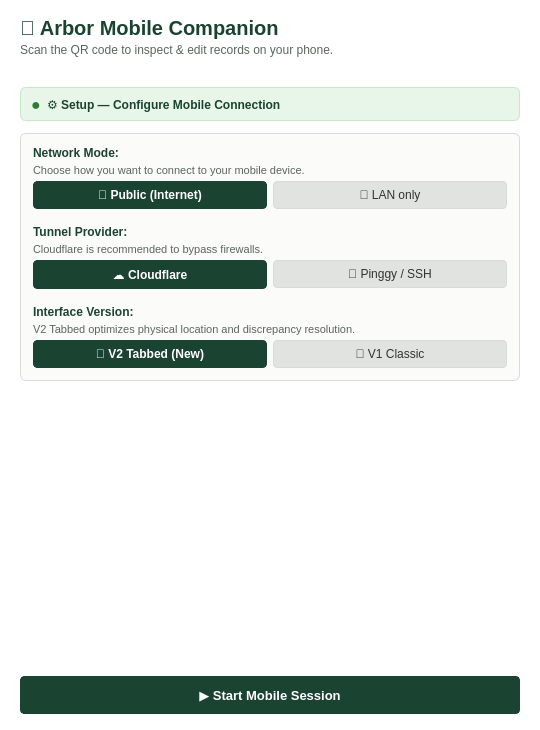
<?xml version="1.0" encoding="UTF-8"?>
<ui version="4.0">
 <class>MobileCompanionDialog</class>
 <widget class="QDialog" name="MobileCompanionDialog">
  <property name="geometry">
   <rect>
    <x>0</x>
    <y>0</y>
    <width>540</width>
    <height>730</height>
   </rect>
  </property>
  <property name="minimumSize">
   <size>
    <width>500</width>
    <height>690</height>
   </size>
  </property>
  <property name="windowTitle">
   <string>Arbor Mobile Companion</string>
  </property>
  <property name="styleSheet">
   <string notr="true">
    QDialog#MobileCompanionDialog {
      background-color: #ffffff;
    }
   </string>
  </property>
  <layout class="QVBoxLayout" name="main_layout">
   <property name="spacing">
    <number>10</number>
   </property>
   <property name="leftMargin">
    <number>20</number>
   </property>
   <property name="topMargin">
    <number>16</number>
   </property>
   <property name="rightMargin">
    <number>20</number>
   </property>
   <property name="bottomMargin">
    <number>16</number>
   </property>
   <item>
    <widget class="QFrame" name="frame_header">
     <property name="styleSheet">
      <string notr="true">background-color: #ffffff; border: none;</string>
     </property>
     <property name="frameShape">
      <enum>QFrame::NoFrame</enum>
     </property>
     <layout class="QVBoxLayout" name="header_layout">
      <property name="spacing">
       <number>3</number>
      </property>
      <property name="leftMargin">
       <number>0</number>
      </property>
      <property name="topMargin">
       <number>0</number>
      </property>
      <property name="rightMargin">
       <number>0</number>
      </property>
      <property name="bottomMargin">
       <number>4</number>
      </property>
      <item>
       <widget class="QLabel" name="lbl_header_title">
        <property name="font">
         <font>
          <family>Segoe UI</family>
          <pointsize>15</pointsize>
          <bold>true</bold>
         </font>
        </property>
        <property name="styleSheet">
         <string notr="true">color: #1b4332;</string>
        </property>
        <property name="text">
         <string>📱 Arbor Mobile Companion</string>
        </property>
       </widget>
      </item>
      <item>
       <widget class="QLabel" name="lbl_header_subtitle">
        <property name="font">
         <font>
          <family>Segoe UI</family>
          <pointsize>9</pointsize>
         </font>
        </property>
        <property name="styleSheet">
         <string notr="true">color: #5a655e;</string>
        </property>
        <property name="text">
         <string>Scan the QR code to inspect &amp; edit records on your phone.</string>
        </property>
       </widget>
      </item>
      <item>
       <widget class="QLabel" name="lbl_db_info">
        <property name="font">
         <font>
          <family>Segoe UI</family>
          <pointsize>8</pointsize>
          <italic>true</italic>
         </font>
        </property>
        <property name="styleSheet">
         <string notr="true">color: #5a655e;</string>
        </property>
        <property name="text">
         <string/>
        </property>
       </widget>
      </item>
     </layout>
    </widget>
   </item>
   <item>
    <widget class="QStackedWidget" name="stacked_pages">
     <property name="currentIndex">
      <number>0</number>
     </property>
     <!-- PAGE 0: SETUP SCREEN -->
     <widget class="QWidget" name="page_setup">
      <layout class="QVBoxLayout" name="setup_layout">
       <property name="spacing">
        <number>12</number>
       </property>
       <property name="leftMargin">
        <number>0</number>
       </property>
       <property name="topMargin">
        <number>0</number>
       </property>
       <property name="rightMargin">
        <number>0</number>
       </property>
       <property name="bottomMargin">
        <number>0</number>
       </property>
       <item>
        <widget class="QFrame" name="frame_setup_status">
         <property name="styleSheet">
          <string notr="true">
           QFrame#frame_setup_status {
             background-color: #e8f5e9;
             border: 1px solid #c8e6c9;
             border-radius: 6px;
           }
          </string>
         </property>
         <layout class="QHBoxLayout" name="setup_status_layout">
          <property name="leftMargin">
           <number>10</number>
          </property>
          <property name="topMargin">
           <number>6</number>
          </property>
          <property name="rightMargin">
           <number>10</number>
          </property>
          <property name="bottomMargin">
           <number>6</number>
          </property>
          <item>
           <widget class="QLabel" name="lbl_setup_status_dot">
            <property name="font">
             <font>
              <family>Segoe UI</family>
              <pointsize>12</pointsize>
              <bold>true</bold>
             </font>
            </property>
            <property name="styleSheet">
             <string notr="true">color: #2e7d32; border: none;</string>
            </property>
            <property name="text">
             <string>●</string>
            </property>
           </widget>
          </item>
          <item>
           <widget class="QLabel" name="lbl_setup_status_text">
            <property name="font">
             <font>
              <family>Segoe UI</family>
              <pointsize>9</pointsize>
              <bold>true</bold>
             </font>
            </property>
            <property name="styleSheet">
             <string notr="true">color: #1b4332; border: none;</string>
            </property>
            <property name="text">
             <string>⚙️ Setup — Configure Mobile Connection</string>
            </property>
           </widget>
          </item>
          <item>
           <spacer name="spacer_setup_status">
            <property name="orientation">
             <enum>Qt::Horizontal</enum>
            </property>
            <property name="sizeHint" stdset="0">
             <size>
              <width>40</width>
              <height>20</height>
             </size>
            </property>
           </spacer>
          </item>
         </layout>
        </widget>
       </item>
       <item>
        <widget class="QFrame" name="frame_setup_card">
         <property name="styleSheet">
          <string notr="true">
           QFrame#frame_setup_card {
             background-color: #fbfbf9;
             border: 1px solid #dadada;
             border-radius: 6px;
           }
          </string>
         </property>
         <layout class="QVBoxLayout" name="setup_card_layout">
          <property name="spacing">
           <number>12</number>
          </property>
          <property name="leftMargin">
           <number>12</number>
          </property>
          <property name="topMargin">
           <number>12</number>
          </property>
          <property name="rightMargin">
           <number>12</number>
          </property>
          <property name="bottomMargin">
           <number>12</number>
          </property>
          <!-- Network Mode Section -->
          <item>
           <layout class="QVBoxLayout" name="layout_net_section">
            <property name="spacing">
             <number>4</number>
            </property>
            <item>
             <widget class="QLabel" name="lbl_network_title">
              <property name="font">
               <font>
                <family>Segoe UI</family>
                <pointsize>9</pointsize>
                <bold>true</bold>
               </font>
              </property>
              <property name="styleSheet">
               <string notr="true">color: #1b4332; border: none;</string>
              </property>
              <property name="text">
               <string>Network Mode:</string>
              </property>
             </widget>
            </item>
            <item>
             <widget class="QLabel" name="lbl_network_desc">
              <property name="font">
               <font>
                <family>Segoe UI</family>
                <pointsize>8</pointsize>
               </font>
              </property>
              <property name="styleSheet">
               <string notr="true">color: #5a655e; border: none;</string>
              </property>
              <property name="text">
               <string>Choose how you want to connect to your mobile device.</string>
              </property>
             </widget>
            </item>
            <item>
             <layout class="QHBoxLayout" name="layout_net_btns">
              <property name="spacing">
               <number>6</number>
              </property>
              <item>
               <widget class="QPushButton" name="btn_net_public">
                <property name="cursor">
                 <cursorShape>PointingHandCursor</cursorShape>
                </property>
                <property name="font">
                 <font>
                  <family>Segoe UI</family>
                  <pointsize>9</pointsize>
                  <bold>true</bold>
                 </font>
                </property>
                <property name="styleSheet">
                 <string notr="true">
                  QPushButton {
                    background-color: #1b4332;
                    color: #ffffff;
                    border: 1px solid #1b4332;
                    border-radius: 4px;
                    padding: 6px 12px;
                  }
                  QPushButton:hover {
                    background-color: #265e47;
                  }
                  QPushButton:checked {
                    background-color: #1b4332;
                    color: #ffffff;
                  }
                 </string>
                </property>
                <property name="text">
                 <string>🌐 Public (Internet)</string>
                </property>
                <property name="checkable">
                 <bool>true</bool>
                </property>
                <property name="checked">
                 <bool>true</bool>
                </property>
               </widget>
              </item>
              <item>
               <widget class="QPushButton" name="btn_net_local">
                <property name="cursor">
                 <cursorShape>PointingHandCursor</cursorShape>
                </property>
                <property name="font">
                 <font>
                  <family>Segoe UI</family>
                  <pointsize>9</pointsize>
                 </font>
                </property>
                <property name="styleSheet">
                 <string notr="true">
                  QPushButton {
                    background-color: #e0e3df;
                    color: #333333;
                    border: 1px solid #dadada;
                    border-radius: 4px;
                    padding: 6px 12px;
                  }
                  QPushButton:hover {
                    background-color: #d2d6d0;
                  }
                  QPushButton:checked {
                    background-color: #1b4332;
                    color: #ffffff;
                    border-color: #1b4332;
                  }
                 </string>
                </property>
                <property name="text">
                 <string>📶 LAN only</string>
                </property>
                <property name="checkable">
                 <bool>true</bool>
                </property>
               </widget>
              </item>
             </layout>
            </item>
           </layout>
          </item>
          <!-- Tunnel Provider Section -->
          <item>
           <widget class="QFrame" name="frame_provider">
            <property name="styleSheet">
             <string notr="true">background: transparent; border: none;</string>
            </property>
            <layout class="QVBoxLayout" name="layout_prov_section">
             <property name="spacing">
              <number>4</number>
             </property>
             <property name="leftMargin">
              <number>0</number>
             </property>
             <property name="topMargin">
              <number>4</number>
             </property>
             <property name="rightMargin">
              <number>0</number>
             </property>
             <property name="bottomMargin">
              <number>0</number>
             </property>
             <item>
              <widget class="QLabel" name="lbl_prov_title">
               <property name="font">
                <font>
                 <family>Segoe UI</family>
                 <pointsize>9</pointsize>
                 <bold>true</bold>
                </font>
               </property>
               <property name="styleSheet">
                <string notr="true">color: #1b4332; border: none;</string>
               </property>
               <property name="text">
                <string>Tunnel Provider:</string>
               </property>
              </widget>
             </item>
             <item>
              <widget class="QLabel" name="lbl_prov_desc">
               <property name="font">
                <font>
                 <family>Segoe UI</family>
                 <pointsize>8</pointsize>
                </font>
               </property>
               <property name="styleSheet">
                <string notr="true">color: #5a655e; border: none;</string>
               </property>
               <property name="text">
                <string>Cloudflare is recommended to bypass firewalls.</string>
               </property>
              </widget>
             </item>
             <item>
              <layout class="QHBoxLayout" name="layout_prov_btns">
               <property name="spacing">
                <number>6</number>
               </property>
               <item>
                <widget class="QPushButton" name="btn_prov_cf">
                 <property name="cursor">
                  <cursorShape>PointingHandCursor</cursorShape>
                 </property>
                 <property name="font">
                  <font>
                   <family>Segoe UI</family>
                   <pointsize>9</pointsize>
                   <bold>true</bold>
                  </font>
                 </property>
                 <property name="styleSheet">
                  <string notr="true">
                   QPushButton {
                     background-color: #1b4332;
                     color: #ffffff;
                     border: 1px solid #1b4332;
                     border-radius: 4px;
                     padding: 6px 12px;
                   }
                   QPushButton:hover {
                     background-color: #265e47;
                   }
                   QPushButton:checked {
                     background-color: #1b4332;
                     color: #ffffff;
                   }
                  </string>
                 </property>
                 <property name="text">
                  <string>☁️ Cloudflare</string>
                 </property>
                 <property name="checkable">
                  <bool>true</bool>
                 </property>
                 <property name="checked">
                  <bool>true</bool>
                 </property>
                </widget>
               </item>
               <item>
                <widget class="QPushButton" name="btn_prov_pinggy">
                 <property name="cursor">
                  <cursorShape>PointingHandCursor</cursorShape>
                 </property>
                 <property name="font">
                  <font>
                   <family>Segoe UI</family>
                   <pointsize>9</pointsize>
                  </font>
                 </property>
                 <property name="styleSheet">
                  <string notr="true">
                   QPushButton {
                     background-color: #e0e3df;
                     color: #333333;
                     border: 1px solid #dadada;
                     border-radius: 4px;
                     padding: 6px 12px;
                   }
                   QPushButton:hover {
                     background-color: #d2d6d0;
                   }
                   QPushButton:checked {
                     background-color: #1b4332;
                     color: #ffffff;
                     border-color: #1b4332;
                   }
                  </string>
                 </property>
                 <property name="text">
                  <string>🏓 Pinggy / SSH</string>
                 </property>
                 <property name="checkable">
                  <bool>true</bool>
                 </property>
                </widget>
               </item>
              </layout>
             </item>
            </layout>
           </widget>
          </item>
          <!-- Interface Version Section -->
          <item>
           <widget class="QFrame" name="frame_version">
            <property name="styleSheet">
             <string notr="true">background: transparent; border: none;</string>
            </property>
            <layout class="QVBoxLayout" name="layout_ver_section">
             <property name="spacing">
              <number>4</number>
             </property>
             <property name="leftMargin">
              <number>0</number>
             </property>
             <property name="topMargin">
              <number>4</number>
             </property>
             <property name="rightMargin">
              <number>0</number>
             </property>
             <property name="bottomMargin">
              <number>0</number>
             </property>
             <item>
              <widget class="QLabel" name="lbl_ver_title">
               <property name="font">
                <font>
                 <family>Segoe UI</family>
                 <pointsize>9</pointsize>
                 <bold>true</bold>
                </font>
               </property>
               <property name="styleSheet">
                <string notr="true">color: #1b4332; border: none;</string>
               </property>
               <property name="text">
                <string>Interface Version:</string>
               </property>
              </widget>
             </item>
             <item>
              <widget class="QLabel" name="lbl_ver_desc">
               <property name="font">
                <font>
                 <family>Segoe UI</family>
                 <pointsize>8</pointsize>
                </font>
               </property>
               <property name="styleSheet">
                <string notr="true">color: #5a655e; border: none;</string>
               </property>
               <property name="text">
                <string>V2 Tabbed optimizes physical location and discrepancy resolution.</string>
               </property>
              </widget>
             </item>
             <item>
              <layout class="QHBoxLayout" name="layout_ver_btns">
               <property name="spacing">
                <number>6</number>
               </property>
               <item>
                <widget class="QPushButton" name="btn_ver_v2">
                 <property name="cursor">
                  <cursorShape>PointingHandCursor</cursorShape>
                 </property>
                 <property name="font">
                  <font>
                   <family>Segoe UI</family>
                   <pointsize>9</pointsize>
                   <bold>true</bold>
                  </font>
                 </property>
                 <property name="styleSheet">
                  <string notr="true">
                   QPushButton {
                     background-color: #1b4332;
                     color: #ffffff;
                     border: 1px solid #1b4332;
                     border-radius: 4px;
                     padding: 6px 12px;
                   }
                   QPushButton:hover {
                     background-color: #265e47;
                   }
                   QPushButton:checked {
                     background-color: #1b4332;
                     color: #ffffff;
                   }
                  </string>
                 </property>
                 <property name="text">
                  <string>📑 V2 Tabbed (New)</string>
                 </property>
                 <property name="checkable">
                  <bool>true</bool>
                 </property>
                 <property name="checked">
                  <bool>true</bool>
                 </property>
                </widget>
               </item>
               <item>
                <widget class="QPushButton" name="btn_ver_v1">
                 <property name="cursor">
                  <cursorShape>PointingHandCursor</cursorShape>
                 </property>
                 <property name="font">
                  <font>
                   <family>Segoe UI</family>
                   <pointsize>9</pointsize>
                  </font>
                 </property>
                 <property name="styleSheet">
                  <string notr="true">
                   QPushButton {
                     background-color: #e0e3df;
                     color: #333333;
                     border: 1px solid #dadada;
                     border-radius: 4px;
                     padding: 6px 12px;
                   }
                   QPushButton:hover {
                     background-color: #d2d6d0;
                   }
                   QPushButton:checked {
                     background-color: #1b4332;
                     color: #ffffff;
                     border-color: #1b4332;
                   }
                  </string>
                 </property>
                 <property name="text">
                  <string>📄 V1 Classic</string>
                 </property>
                 <property name="checkable">
                  <bool>true</bool>
                 </property>
                </widget>
               </item>
              </layout>
             </item>
            </layout>
           </widget>
          </item>
         </layout>
        </widget>
       </item>
       <item>
        <spacer name="spacer_setup_bottom">
         <property name="orientation">
          <enum>Qt::Vertical</enum>
         </property>
         <property name="sizeHint" stdset="0">
          <size>
           <width>20</width>
           <height>40</height>
          </size>
         </property>
        </spacer>
       </item>
       <item>
        <widget class="QPushButton" name="btn_start_session">
         <property name="minimumSize">
          <size>
           <width>0</width>
           <height>38</height>
          </size>
         </property>
         <property name="cursor">
          <cursorShape>PointingHandCursor</cursorShape>
         </property>
         <property name="font">
          <font>
           <family>Segoe UI</family>
           <pointsize>10</pointsize>
           <bold>true</bold>
          </font>
         </property>
         <property name="styleSheet">
          <string notr="true">
           QPushButton {
             background-color: #1b4332;
             color: #ffffff;
             border: 1px solid #1b4332;
             border-radius: 4px;
             padding: 8px 16px;
           }
           QPushButton:hover {
             background-color: #265e47;
           }
          </string>
         </property>
         <property name="text">
          <string>▶ Start Mobile Session</string>
         </property>
        </widget>
       </item>
      </layout>
     </widget>
     <!-- PAGE 1: ACTIVE SESSION SCREEN -->
     <widget class="QWidget" name="page_active">
      <layout class="QVBoxLayout" name="active_layout">
       <property name="spacing">
        <number>10</number>
       </property>
       <property name="leftMargin">
        <number>0</number>
       </property>
       <property name="topMargin">
        <number>0</number>
       </property>
       <property name="rightMargin">
        <number>0</number>
       </property>
       <property name="bottomMargin">
        <number>0</number>
       </property>
       <!-- Active Status Bar -->
       <item>
        <widget class="QFrame" name="frame_status_bar">
         <property name="styleSheet">
          <string notr="true">
           QFrame#frame_status_bar {
             background-color: #e8f5e9;
             border: 1px solid #c8e6c9;
             border-radius: 6px;
           }
          </string>
         </property>
         <layout class="QHBoxLayout" name="status_bar_layout">
          <property name="leftMargin">
           <number>10</number>
          </property>
          <property name="topMargin">
           <number>6</number>
          </property>
          <property name="rightMargin">
           <number>10</number>
          </property>
          <property name="bottomMargin">
           <number>6</number>
          </property>
          <item>
           <widget class="QLabel" name="lbl_status_dot">
            <property name="font">
             <font>
              <family>Segoe UI</family>
              <pointsize>12</pointsize>
              <bold>true</bold>
             </font>
            </property>
            <property name="styleSheet">
             <string notr="true">color: #2e7d32; border: none;</string>
            </property>
            <property name="text">
             <string>●</string>
            </property>
           </widget>
          </item>
          <item>
           <widget class="QLabel" name="lbl_status_text">
            <property name="font">
             <font>
              <family>Segoe UI</family>
              <pointsize>9</pointsize>
              <bold>true</bold>
             </font>
            </property>
            <property name="styleSheet">
             <string notr="true">color: #1b4332; border: none;</string>
            </property>
            <property name="text">
             <string>🟢 Local Server Ready — Connecting public tunnel...</string>
            </property>
           </widget>
          </item>
          <item>
           <spacer name="spacer_active_status">
            <property name="orientation">
             <enum>Qt::Horizontal</enum>
            </property>
            <property name="sizeHint" stdset="0">
             <size>
              <width>40</width>
              <height>20</height>
             </size>
            </property>
           </spacer>
          </item>
          <item>
           <widget class="QLabel" name="lbl_client_badge">
            <property name="font">
             <font>
              <family>Segoe UI</family>
              <pointsize>9</pointsize>
             </font>
            </property>
            <property name="styleSheet">
             <string notr="true">color: #5a655e; border: none;</string>
            </property>
            <property name="text">
             <string>📱 Offline</string>
            </property>
           </widget>
          </item>
         </layout>
        </widget>
       </item>
       <!-- Middle Card: QR Code & Connection Info -->
       <item>
        <widget class="QFrame" name="frame_mid_card">
         <property name="styleSheet">
          <string notr="true">
           QFrame#frame_mid_card {
             background-color: #fbfbf9;
             border: 1px solid #dadada;
             border-radius: 6px;
           }
          </string>
         </property>
         <layout class="QHBoxLayout" name="mid_card_layout">
          <property name="spacing">
           <number>14</number>
          </property>
          <property name="leftMargin">
           <number>12</number>
          </property>
          <property name="topMargin">
           <number>12</number>
          </property>
          <property name="rightMargin">
           <number>12</number>
          </property>
          <property name="bottomMargin">
           <number>12</number>
          </property>
          <!-- QR Box -->
          <item>
           <widget class="QFrame" name="frame_qr_box">
            <property name="styleSheet">
             <string notr="true">
              QFrame#frame_qr_box {
                background-color: #ffffff;
                border: 1px solid #dadada;
                border-radius: 4px;
              }
             </string>
            </property>
            <layout class="QVBoxLayout" name="qr_box_layout">
             <property name="spacing">
              <number>4</number>
             </property>
             <property name="leftMargin">
              <number>6</number>
             </property>
             <property name="topMargin">
              <number>6</number>
             </property>
             <property name="rightMargin">
              <number>6</number>
             </property>
             <property name="bottomMargin">
              <number>6</number>
             </property>
             <item>
              <widget class="QLabel" name="lbl_qr_image">
               <property name="minimumSize">
                <size>
                 <width>160</width>
                 <height>160</height>
                </size>
               </property>
               <property name="styleSheet">
                <string notr="true">background-color: #ffffff; border: none;</string>
               </property>
               <property name="text">
                <string/>
               </property>
               <property name="alignment">
                <set>Qt::AlignCenter</set>
               </property>
              </widget>
             </item>
             <item>
              <layout class="QHBoxLayout" name="layout_qr_mode_btns">
               <property name="spacing">
                <number>4</number>
               </property>
               <item>
                <widget class="QPushButton" name="btn_qr_public">
                 <property name="cursor">
                  <cursorShape>PointingHandCursor</cursorShape>
                 </property>
                 <property name="font">
                  <font>
                   <family>Segoe UI</family>
                   <pointsize>7</pointsize>
                   <bold>true</bold>
                  </font>
                 </property>
                 <property name="styleSheet">
                  <string notr="true">
                   QPushButton {
                     background-color: #1b4332;
                     color: #ffffff;
                     border: 1px solid #1b4332;
                     border-radius: 3px;
                     padding: 3px 6px;
                   }
                   QPushButton:hover {
                     background-color: #265e47;
                   }
                   QPushButton:checked {
                     background-color: #1b4332;
                     color: #ffffff;
                   }
                  </string>
                 </property>
                 <property name="text">
                  <string>🌐 Public (Internet)</string>
                 </property>
                 <property name="checkable">
                  <bool>true</bool>
                 </property>
                 <property name="checked">
                  <bool>true</bool>
                 </property>
                </widget>
               </item>
               <item>
                <widget class="QPushButton" name="btn_qr_local">
                 <property name="cursor">
                  <cursorShape>PointingHandCursor</cursorShape>
                 </property>
                 <property name="font">
                  <font>
                   <family>Segoe UI</family>
                   <pointsize>7</pointsize>
                  </font>
                 </property>
                 <property name="styleSheet">
                  <string notr="true">
                   QPushButton {
                     background-color: #e0e3df;
                     color: #333333;
                     border: 1px solid #dadada;
                     border-radius: 3px;
                     padding: 3px 6px;
                   }
                   QPushButton:hover {
                     background-color: #d2d6d0;
                   }
                   QPushButton:checked {
                     background-color: #1b4332;
                     color: #ffffff;
                     border-color: #1b4332;
                   }
                  </string>
                 </property>
                 <property name="text">
                  <string>📶 LAN only</string>
                 </property>
                 <property name="checkable">
                  <bool>true</bool>
                 </property>
                </widget>
               </item>
              </layout>
             </item>
            </layout>
           </widget>
          </item>
          <!-- Connection Info Box -->
          <item>
           <widget class="QFrame" name="frame_info">
            <property name="styleSheet">
             <string notr="true">background: transparent; border: none;</string>
            </property>
            <layout class="QVBoxLayout" name="info_layout">
             <property name="spacing">
              <number>3</number>
             </property>
             <property name="leftMargin">
              <number>0</number>
             </property>
             <property name="topMargin">
              <number>0</number>
             </property>
             <property name="rightMargin">
              <number>0</number>
             </property>
             <property name="bottomMargin">
              <number>0</number>
             </property>
             <item>
              <widget class="QLabel" name="lbl_step1">
               <property name="font">
                <font>
                 <family>Segoe UI</family>
                 <pointsize>9</pointsize>
                 <bold>true</bold>
                </font>
               </property>
               <property name="styleSheet">
                <string notr="true">color: #1b4332; border: none;</string>
               </property>
               <property name="text">
                <string>1. Scan QR with phone camera</string>
               </property>
              </widget>
             </item>
             <item>
              <widget class="QLabel" name="lbl_step2">
               <property name="font">
                <font>
                 <family>Segoe UI</family>
                 <pointsize>8</pointsize>
                </font>
               </property>
               <property name="styleSheet">
                <string notr="true">color: #5a655e; border: none;</string>
               </property>
               <property name="text">
                <string>Or open this link on your phone:</string>
               </property>
              </widget>
             </item>
             <item>
              <widget class="QLineEdit" name="edit_url">
               <property name="font">
                <font>
                 <family>Consolas</family>
                 <pointsize>8</pointsize>
                </font>
               </property>
               <property name="styleSheet">
                <string notr="true">
                 QLineEdit {
                   background-color: #f2f5f1;
                   border: 1px solid #dadada;
                   border-radius: 3px;
                   padding: 3px 6px;
                   color: #2c302e;
                 }
                </string>
               </property>
               <property name="text">
                <string>Initializing...</string>
               </property>
               <property name="readOnly">
                <bool>true</bool>
               </property>
              </widget>
             </item>
             <item>
              <layout class="QHBoxLayout" name="layout_pin_row">
               <property name="spacing">
                <number>6</number>
               </property>
               <property name="topMargin">
                <number>3</number>
               </property>
               <property name="bottomMargin">
                <number>3</number>
               </property>
               <item>
                <widget class="QLabel" name="lbl_pin_title">
                 <property name="font">
                  <font>
                   <family>Segoe UI</family>
                   <pointsize>9</pointsize>
                   <bold>true</bold>
                  </font>
                 </property>
                 <property name="styleSheet">
                  <string notr="true">color: #1b4332; border: none;</string>
                 </property>
                 <property name="text">
                  <string>PIN:</string>
                 </property>
                </widget>
               </item>
               <item>
                <widget class="QLabel" name="lbl_pin_badge">
                 <property name="font">
                  <font>
                   <family>Consolas</family>
                   <pointsize>11</pointsize>
                   <bold>true</bold>
                  </font>
                 </property>
                 <property name="styleSheet">
                  <string notr="true">
                   background-color: #1b4332;
                   color: #ffffff;
                   border-radius: 3px;
                   padding: 2px 8px;
                  </string>
                 </property>
                 <property name="text">
                  <string>----</string>
                 </property>
                </widget>
               </item>
               <item>
                <spacer name="spacer_pin">
                 <property name="orientation">
                  <enum>Qt::Horizontal</enum>
                 </property>
                 <property name="sizeHint" stdset="0">
                  <size>
                   <width>40</width>
                   <height>20</height>
                  </size>
                 </property>
                </spacer>
               </item>
              </layout>
             </item>
             <item>
              <widget class="QLabel" name="lbl_tunnel_status">
               <property name="font">
                <font>
                 <family>Segoe UI</family>
                 <pointsize>8</pointsize>
                 <italic>true</italic>
                </font>
               </property>
               <property name="styleSheet">
                <string notr="true">color: #d97706; border: none;</string>
               </property>
               <property name="text">
                <string>Tunnel: Establishing...</string>
               </property>
              </widget>
             </item>
             <item>
              <layout class="QHBoxLayout" name="layout_active_ver">
               <property name="spacing">
                <number>4</number>
               </property>
               <property name="topMargin">
                <number>3</number>
               </property>
               <item>
                <widget class="QLabel" name="lbl_active_ver_title">
                 <property name="font">
                  <font>
                   <family>Segoe UI</family>
                   <pointsize>8</pointsize>
                   <bold>true</bold>
                  </font>
                 </property>
                 <property name="styleSheet">
                  <string notr="true">color: #1b4332; border: none;</string>
                 </property>
                 <property name="text">
                  <string>UI Version:</string>
                 </property>
                </widget>
               </item>
               <item>
                <widget class="QPushButton" name="btn_active_ver_v2">
                 <property name="cursor">
                  <cursorShape>PointingHandCursor</cursorShape>
                 </property>
                 <property name="font">
                  <font>
                   <family>Segoe UI</family>
                   <pointsize>7</pointsize>
                   <bold>true</bold>
                  </font>
                 </property>
                 <property name="styleSheet">
                  <string notr="true">
                   QPushButton {
                     background-color: #1b4332;
                     color: #ffffff;
                     border: 1px solid #1b4332;
                     border-radius: 3px;
                     padding: 2px 6px;
                   }
                   QPushButton:hover {
                     background-color: #265e47;
                   }
                   QPushButton:checked {
                     background-color: #1b4332;
                     color: #ffffff;
                   }
                  </string>
                 </property>
                 <property name="text">
                  <string>V2 Tabbed</string>
                 </property>
                 <property name="checkable">
                  <bool>true</bool>
                 </property>
                 <property name="checked">
                  <bool>true</bool>
                 </property>
                </widget>
               </item>
               <item>
                <widget class="QPushButton" name="btn_active_ver_v1">
                 <property name="cursor">
                  <cursorShape>PointingHandCursor</cursorShape>
                 </property>
                 <property name="font">
                  <font>
                   <family>Segoe UI</family>
                   <pointsize>7</pointsize>
                  </font>
                 </property>
                 <property name="styleSheet">
                  <string notr="true">
                   QPushButton {
                     background-color: #e0e3df;
                     color: #333333;
                     border: 1px solid #dadada;
                     border-radius: 3px;
                     padding: 2px 6px;
                   }
                   QPushButton:hover {
                     background-color: #d2d6d0;
                   }
                   QPushButton:checked {
                     background-color: #1b4332;
                     color: #ffffff;
                     border-color: #1b4332;
                   }
                  </string>
                 </property>
                 <property name="text">
                  <string>V1 Classic</string>
                 </property>
                 <property name="checkable">
                  <bool>true</bool>
                 </property>
                </widget>
               </item>
               <item>
                <spacer name="spacer_active_ver">
                 <property name="orientation">
                  <enum>Qt::Horizontal</enum>
                 </property>
                 <property name="sizeHint" stdset="0">
                  <size>
                   <width>40</width>
                   <height>20</height>
                  </size>
                 </property>
                </spacer>
               </item>
              </layout>
             </item>
             <item>
              <widget class="QCheckBox" name="chk_simultaneous_edit">
               <property name="cursor">
                <cursorShape>PointingHandCursor</cursorShape>
               </property>
               <property name="font">
                <font>
                 <family>Segoe UI</family>
                 <pointsize>8</pointsize>
                </font>
               </property>
               <property name="styleSheet">
                <string notr="true">color: #2c302e; border: none; margin-top: 4px;</string>
               </property>
               <property name="text">
                <string>Enable simultaneous edit</string>
               </property>
              </widget>
             </item>
            </layout>
           </widget>
          </item>
         </layout>
        </widget>
       </item>
       <!-- Session Notice Box -->
       <item>
        <widget class="QFrame" name="frame_notice">
         <property name="styleSheet">
          <string notr="true">
           QFrame#frame_notice {
             background-color: #fffbeb;
             border: 1px solid #fde68a;
             border-radius: 6px;
           }
          </string>
         </property>
         <layout class="QHBoxLayout" name="notice_layout">
          <property name="leftMargin">
           <number>10</number>
          </property>
          <property name="topMargin">
           <number>6</number>
          </property>
          <property name="rightMargin">
           <number>10</number>
          </property>
          <property name="bottomMargin">
           <number>6</number>
          </property>
          <item>
           <widget class="QLabel" name="lbl_notice_text">
            <property name="font">
             <font>
              <family>Segoe UI</family>
              <pointsize>8</pointsize>
             </font>
            </property>
            <property name="styleSheet">
             <string notr="true">color: #92400e; border: none;</string>
            </property>
            <property name="text">
             <string>📱 Mobile session active. All edits from your phone are synced into memory.
Save your database before closing this window to persist changes.</string>
            </property>
            <property name="wordWrap">
             <bool>true</bool>
            </property>
           </widget>
          </item>
         </layout>
        </widget>
       </item>
       <!-- Activity Feed Group -->
       <item>
        <widget class="QGroupBox" name="group_recent_activity">
         <property name="font">
          <font>
           <family>Segoe UI</family>
           <pointsize>9</pointsize>
           <bold>true</bold>
          </font>
         </property>
         <property name="styleSheet">
          <string notr="true">
           QGroupBox {
             background-color: #ffffff;
             border: 1px solid #dadada;
             border-radius: 6px;
             margin-top: 10px;
             padding-top: 10px;
             color: #1b4332;
           }
           QGroupBox::title {
             subcontrol-origin: margin;
             left: 10px;
             padding: 0 4px;
           }
          </string>
         </property>
         <property name="title">
          <string>Recent Mobile Activity</string>
         </property>
         <layout class="QVBoxLayout" name="feed_layout">
          <property name="leftMargin">
           <number>8</number>
          </property>
          <property name="topMargin">
           <number>6</number>
          </property>
          <property name="rightMargin">
           <number>8</number>
          </property>
          <property name="bottomMargin">
           <number>6</number>
          </property>
          <item>
           <widget class="QListWidget" name="list_feed">
            <property name="font">
             <font>
              <family>Segoe UI</family>
              <pointsize>9</pointsize>
             </font>
            </property>
            <property name="styleSheet">
             <string notr="true">
              QListWidget {
                background-color: #fbfbf9;
                border: 1px solid #dadada;
                border-radius: 4px;
                padding: 4px;
                color: #2c302e;
              }
              QListWidget::item {
                padding: 3px 6px;
              }
             </string>
            </property>
           </widget>
          </item>
         </layout>
        </widget>
       </item>
       <!-- End Session Button -->
       <item>
        <widget class="QPushButton" name="btn_end_session">
         <property name="minimumSize">
          <size>
           <width>0</width>
           <height>38</height>
          </size>
         </property>
         <property name="cursor">
          <cursorShape>PointingHandCursor</cursorShape>
         </property>
         <property name="font">
          <font>
           <family>Segoe UI</family>
           <pointsize>9</pointsize>
           <bold>true</bold>
          </font>
         </property>
         <property name="styleSheet">
          <string notr="true">
           QPushButton {
             background-color: #fef2f2;
             color: #c93a40;
             border: 1px solid #fecaca;
             border-radius: 4px;
             padding: 8px 16px;
           }
           QPushButton:hover {
             background-color: #fee2e2;
           }
          </string>
         </property>
         <property name="text">
          <string>🔴 End Mobile Session</string>
         </property>
        </widget>
       </item>
      </layout>
     </widget>
    </widget>
   </item>
  </layout>
 </widget>
 <resources/>
 <connections/>
</ui>
